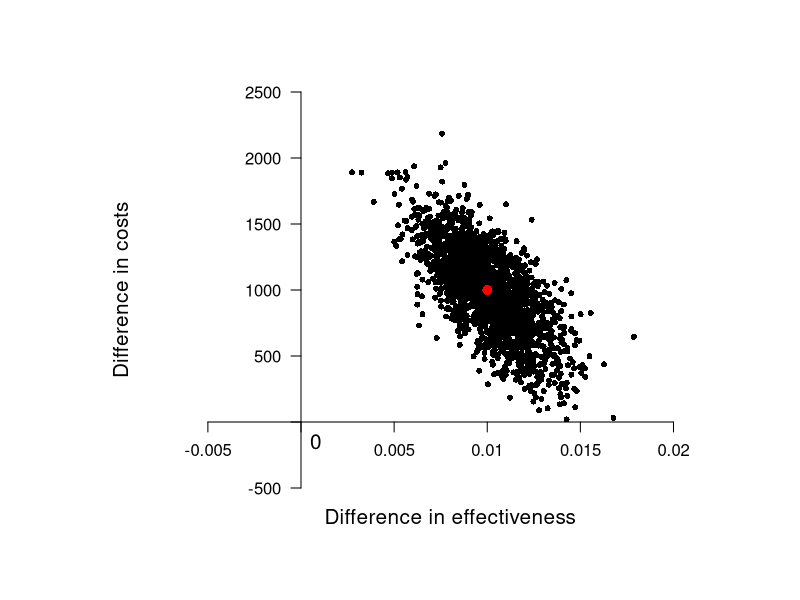
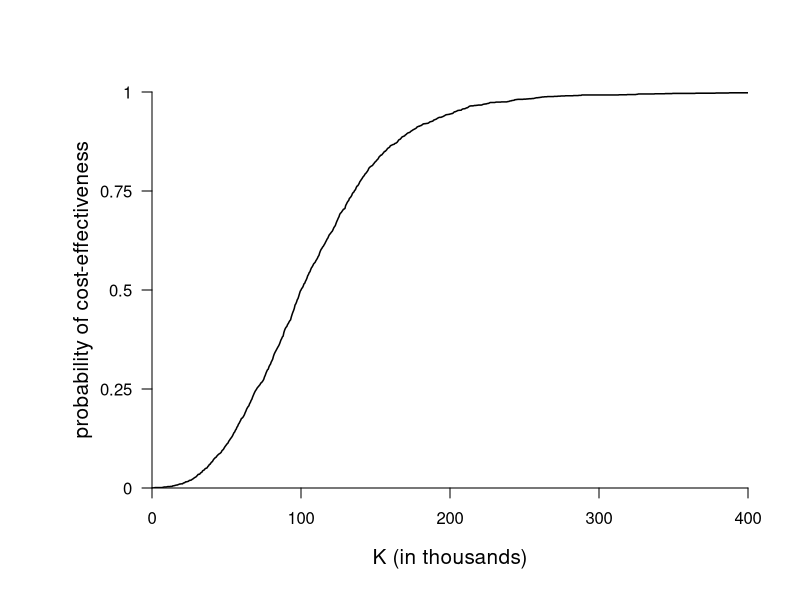

Write R code to recreate these figures, in order.
## ---- chunk 1
knitr::opts_chunk$set(collapse = TRUE, prompt = TRUE, background = '#FFFFFF')
## ---- chunk 2
#example
set.seed(3456)
delta<-mvtnorm::rmvnorm(2000,mean =c(0.01,1000),sigma =matrix(c(0.001925^2,-0.71015*0.001925*324.90,
      -0.71015*0.001925*324.90,324.90^2),ncol = 2))
delta_e<-delta[,1]
delta_c<-delta[,2]

op <- par(mar = c(5,7,4,2) + 0.6)
par(ps=15)
plot(delta_e,delta_c, axes = F, xaxs = "i",yaxs="i",
     main = "", ylab = "", xlab = "", pch="", xlim = c(-0.008,0.024), ylim = c(-500,2500))
axis(1,at=c(-0.005,0,0.005,0.01,0.015,0.02), labels = c(-0.005,"",0.005,0.01,0.015,0.02),
     pos = 0,mgp=c(3, .9, 2), line = 0, cex.axis=0.8)
axis(2,at=c(-500,0,500,1000,1500,2000,2500), labels = c(-500,"",500,1000,1500,2000,2500), 
     las=2, pos=0, cex.axis=0.8)
points(delta_e,delta_c,pch=16,cex=0.8)
text(0.0008,-150,labels = c("0"), cex = 1)
points(0.01,1000,col="red",pch=16,cex=1.3)
mtext(text = "Difference in effectiveness",side = 1,line = 1)
mtext(text = "Difference in costs",side = 2,line = 1)
## ---- chunk 3
k<-seq(0,400000,500)
nb<-k*0.01-1000
res<-matrix(NA,nrow = length(k), ncol = length(delta_e))
for(i in 1:length(k)){
  res[i,]<-delta_e*k[i]-delta_c
}
res_ind<-ifelse(res>0,1,0)
prob<-c()
for(i in 1:length(k)){
  prob[i]<-sum(res_ind[i,]==1)/length(delta_e)
}

op <- par(mar = c(5,7,4,2) + 0.6)
par(ps=15)
plot(k,prob, axes = F, xaxs = "i",yaxs="i",
     main = "", ylab = "probability of cost-effectiveness", xlab = "K (in thousands)", pch="", xlim = c(0,400000), ylim = c(0,1))
axis(1,at=c(0,100000,200000,300000,400000), labels = c("0","100","200","300","400"), cex.axis=0.8)
axis(2,at=c(0,0.25,0.5,0.75,1), labels = c(0,0.25,0.5,0.75,1), cex.axis=0.8, las=2)
lines(k,prob,lwd=1.5)
